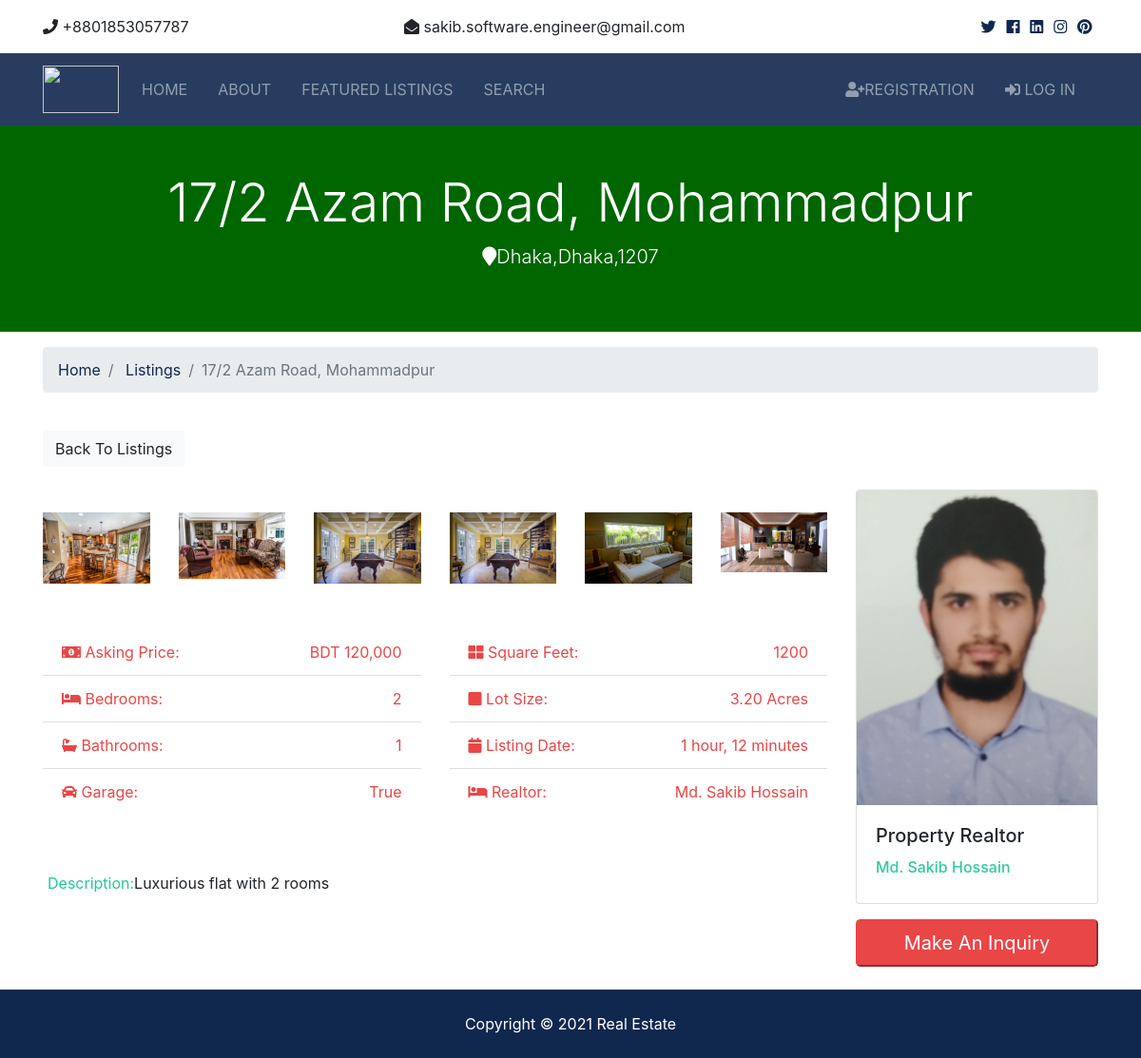
Page /listing-api/9 on the committed database.
### listings/models.py (models this page shows)
class Listing(models.Model):
    realtor = models.ForeignKey(Realtor, on_delete=models.CASCADE)
    title = models.CharField(max_length=250)
    address = models.CharField(max_length=150)
    city = models.CharField(max_length=150)
    state = models.CharField(max_length=150)
    zipcode = models.CharField(max_length=150)
    description = models.TextField(blank=True)
    price = models.IntegerField()
    bedrooms = models.IntegerField()
    bathrooms = models.IntegerField()
    garage = models.BooleanField()
    sqFeet = models.IntegerField()
    lot_size = models.DecimalField(decimal_places=2, max_digits=5)
    is_published = models.BooleanField()
    photo_main = models.ImageField(upload_to='photos/%Y/%m/%d')
    photo_1 = models.ImageField(upload_to='photos/%Y/%m/%d')
    photo_2 = models.ImageField(upload_to='photos/%Y/%m/%d')
    photo_3 = models.ImageField(upload_to='photos/%Y/%m/%d')
    photo_4 = models.ImageField(upload_to='photos/%Y/%m/%d')
    photo_5 = models.ImageField(upload_to='photos/%Y/%m/%d')
    photo_6 = models.ImageField(upload_to='photos/%Y/%m/%d')
    list_date = models.DateTimeField(auto_now_add=False)
    update = models.DateTimeField(auto_now_add=True)
    def __str__(self):
        return self.title
    class Meta:
        ordering = ("-list_date",)

### realtors/models.py (models this page shows)
class Realtor(models.Model):
    name = models.CharField(max_length=200)
    photo = models.ImageField(upload_to='photos/%Y/%m/&d')
    desc = models.TextField(blank=True, verbose_name='Description')
    email = models.EmailField()
    phone = models.CharField(max_length=100)
    is_mvp = models.BooleanField(default=False)
    message = models.CharField(max_length=200)
    contact_date = models.DateField(auto_now_add=True)
    def __str__(self):          #str function in a django model returns a string that is exactly rendered
        return self.name        #def str(self): is a python method which is called when we use print/str
    class Meta:                         #Model Meta is basically the inner class of your model class. Model Meta is
        ordering = ['-contact_date']     #basically used to change the behavior of your model fields like changing order

### listings/views.py (the view)
# urls.py: path('<int:listing_id>', views.listing, name='listing'),
def listing(request, listing_id):
    listing_id = Listing.objects.get(id=listing_id)
    context = {
        "Listing_": listing_id,
    }
    return render(request, 'listings/listing.html', context)

### templates/listings/listing.html (shortened to what this page needs)
{% extends 'base.html' %}
{% load static %}
{% load humanize %}
{% block content %}
     {% if Listing_ %}
        <section id="showcase-inner" class="py-5 text-white">
            <div class="container">
                <div class="row text-center">
                    <div class="col-md-12">
                        <h1 class="display-4">{{ Listing_.title }}</h1>
                        <p class="lead">
                            <i class="fas fa-map-marker"></i>{{ Listing_.city }},{{ Listing_.state }},{{ Listing_.zipcode }}
                        </p>
                    </div>
                </div>
            </div>
        </section>
        <section id="bc" class="mt-3">
            <div class="container">
                <nav>
                    <ol class="breadcrumb">
                        <li class="breadcrumb-item">
                            <a href="{% url 'home' %}">Home</a>
                        </li>
                        <li class="breadcrumb-item">
                            <a href="{% url 'listings' %}">Listings</a>
                        </li>
                        <li class="breadcrumb-item active">{{ Listing_.title }}</li>
                    </ol>
                </nav>
            </div>
        </section>
        <section id="listing" class="py-4">
            <div class="container">
                <a href="{% url 'listings' %}" class="btn btn-light mb-4">Back To Listings</a>
                <div class="row">
                    <div class="col-md-9">
                        <div class="row mb-5 thumbs">
                            <div class="col-md-2">
                                <a href="{{ Listing_.photo_1.url }}" data-lightbox="home-images">
                                    <img src="{{ Listing_.photo_1.url }}" alt="" class="img-fluid">
                                </a>
                            </div>
                            <div class="col-md-2">
                                <a href="{{ Listing_.photo_2.url }}" data-lightbox="home-images">
                                    <img src="{{ Listing_.photo_2.url }}" alt="" class="img-fluid">
                                </a>
                            </div>
                            <div class="col-md-2">
                                <a href="{{ Listing_.photo_3.url }}" data-lightbox="home-images">
                                    <img src="{{ Listing_.photo_3.url }}" alt="" class="img-fluid">
                                </a>
                            </div>
                            <div class="col-md-2">
                                <a href="{{ Listing_.photo_4.url }}" data-lightbox="home-images">
                                    <img src="{{ Listing_.photo_4.url }}" alt="" class="img-fluid">
                                </a>
                            </div>
                            <div class="col-md-2">
                                <a href="{{ Listing_.photo_5.url }}" data-lightbox="home-images">
                                    <img src="{{ Listing_.photo_5.url }}" alt="" class="img-fluid">
                                </a>
                            </div>
                            <div class="col-md-2">
                                <a href="{{ Listing_.photo_5.url }}" data-lightbox="home-images">
                                    <img src="{{ Listing_.photo_6.url }}" alt="" class="img-fluid">
                                </a>
                            </div>
                        </div>
                        <div class="row mb-5 fields">
                            <div class="col-md-6">
                                <ul class="list-group list-group-flush">
                                    <li class="list-group-item text-danger">
                                        <i class="fas fa-money-bill-alt"></i> Asking Price:
                                        <span class="float-right">BDT {{ Listing_.price|intcomma }}</span>
                                    </li>
                                    <li class="list-group-item text-danger">
                                        <i class="fas fa-bed"></i> Bedrooms:
                                        <span class="float-right">{{ Listing_.bedrooms }}</span>
                                    </li>
                                    <li class="list-group-item text-danger">
                                        <i class="fas fa-bath"></i> Bathrooms:
                                        <span class="float-right">{{ Listing_.bathrooms }}</span>
                                    </li>
                                    <li class="list-group-item text-danger">
                                        <i class="fas fa-car"></i> Garage:
                                        <span class="float-right">{{ Listing_.garage }}</span>
                                    </li>
                                </ul>
                            </div>
                            <div class="col-md-6">
                                <ul class="list-group list-group-flush">
                                    <li class="list-group-item text-danger">
                                        <i class="fas fa-th-large"></i> Square Feet:
                                        <span class="float-right">{{ Listing_.sqFeet }}</span>
                                    </li>
                                    <li class="list-group-item text-danger">
                                        <i class="fas fa-square"></i> Lot Size:
                                        <span class="float-right">{{ Listing_.lot_size }} Acres</span>
                                    </li>
                                    <li class="list-group-item text-danger">
                                        <i class="fas fa-calendar"></i> Listing Date:
                                        <span class="float-right">{{ Listing_.list_date|timesince }}</span>
                                    </li>
                                    <li class="list-group-item text-danger">
                                        <i class="fas fa-bed"></i> Realtor:
                                        <span class="float-right">{{ Listing_.realtor }}</span>
                                    </li>
                                </ul>
                            </div>
                        </div>
                        <div class="row mb-5">
                            <ul class="list-group list-group-flush">
                                <li class="list-group-item text-justify">
                                    <span class="text-success">Description:</span>
                                    <span class="float-right"> {{ Listing_.description }}</span>
                                </li>
                            </ul>
                        </div>
                    </div>
                    <div class="col-md-3">
                        <div class="card mb-3">
                            <img class="card-img-top" src="{{ Listing_.realtor.photo.url }}" alt="{{ Listing_ }}">
                            <div class="card-body">
                                <h5 class="card-title">Property Realtor</h5>
                                <h6 class="text-secondary">{{ Listing_.realtor }}</h6>
                            </div>
                        </div>
                        <button class="btn-danger btn-block btn-lg" data-toggle="modal" data-target="#inquiryModal">Make
                            An Inquiry
                        </button>
                    </div>
                </div>
            </div>
        </section>
    {% else %}
        <span class="text-center">list not available</span>
    {% endif %}
{% endblock %}

### realestate/static/css/all.css (style rules this page uses)
.fa, .fas, .far, .fal, .fab { -moz-osx-font-smoothing: grayscale; -webkit-font-smoothing: antialiased; display: inline-block; font-style: normal; font-variant: normal; text-rendering: auto; line-height: 1; }
.fa-bath:before { content: "\f2cd"; }
.fa-bed:before { content: "\f236"; }
.fa-calendar:before { content: "\f133"; }
.fa-car:before { content: "\f1b9"; }
.fa-map-marker:before { content: "\f041"; }
.fa-money-bill-alt:before { content: "\f3d1"; }
.fa-square:before { content: "\f0c8"; }
.fa-th-large:before { content: "\f009"; }
.fa, .fas { font-family: 'Font Awesome 5 Free'; font-weight: 900; }

### realestate/static/css/style.css (style rules this page uses)
img { width: 100%; }
#showcase-inner { background: url(../img/building.jpg) no-repeat top center fixed/cover; position: relative; overflow: hidden; min-height: 200px; }
#showcase-inner::before { content: ''; position: absolute; top: 0; left: 0; min-height: 100%; width: 100%; background: rgb(0, 102, 0); }

### rows in the picture
Listing: title "17/2 Azam Road, Mohammadpur", city "Dhaka", state "Dhaka", zipcode "1207", photo_1 (picture), photo_2 (picture), photo_3 (picture), photo_4 (picture), photo_5 (picture), photo_6 (picture), price "120,000", bedrooms "2", bathrooms "1", garage "True", sqFeet "1200", lot_size "3.20", list_date "1 hour, 12 minutes", realtor "Md. Sakib Hossain", description "Luxurious flat with 2 rooms", realtor.photo (picture)
